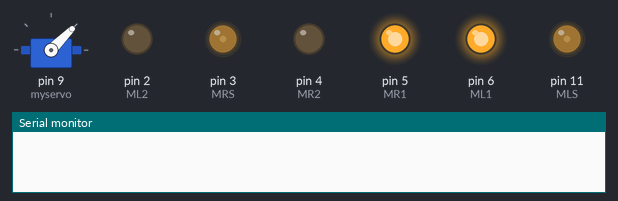
Recording of a sketch running on a simulated Arduino Uno, built with avr-gcc and run on an emulated ATmega328P. Shown: servo, output pins drawn as LEDs (lit = HIGH), the last lines printed to the serial monitor.

Above: at 0.05 s.
At 3.0 s:
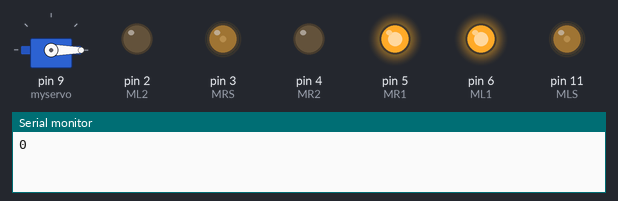
At 6.0 s:
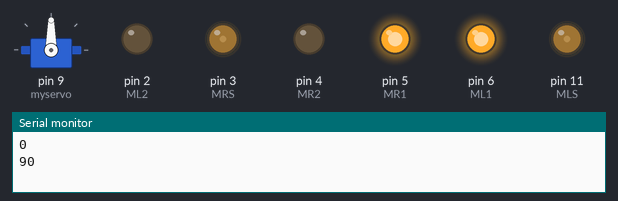
Timing chart, 0 to 6.9 s (numbered marks = the images above):
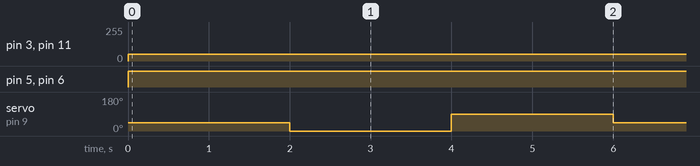

The sketch:

motor_test.ino
```cpp
//macros
/*# define M A2 //midsensor
# define L A3 //left sensor
# define R A1 //right sensor
# define LL A4 //extreme left sensor
# define RR A0 // extreme right sensor
# define ER 5 //echo right ultrason
# define EF 3 //echo front ultrason
# define TR 4  //trigger right ultrason
# define TF 2  //trigger front ultrason
# define LED_1 A5
# define LED_2 13
# define LED_3 0*/
#include <Servo.h>
#define MR1 5 //right motor forward
#define MR2 4  //right motor backward
#define MRS 3  //right motor speed
#define ML1 6 //left motor forward
#define ML2 2 //left motor backward
#define MLS 11 //left motor speed
Servo myservo;
int a=0;
int i=0;
// variables
unsigned long currentTime;
unsigned long previousTime;
void setup()
{ Serial.begin(9600);
  myservo.attach(9);
  myservo.write(45);
  pinMode (MR1 ,OUTPUT);
  pinMode (MR2 ,OUTPUT);
  pinMode (MRS,OUTPUT);
  pinMode (ML1 ,OUTPUT);
  pinMode (ML2,OUTPUT);
  pinMode (MLS,OUTPUT);
    /*pinMode (M ,INPUT);
  pinMode (L,INPUT);
  pinMode (R,INPUT);
  pinMode (LL,INPUT);
  pinMode (RR,INPUT);
  pinMode (ER,INPUT);
  pinMode (EF,INPUT);
  pinMode (TR,OUTPUT);
  pinMode (TF,OUTPUT);
  pinMode (LED_1,OUTPUT);
  pinMode (LED_2,OUTPUT);
  pinMode (LED_3,OUTPUT);*/

}
//fuctions
void rotate_motor_backward(int pin1,int pin2,int pin_PWM,int U)
{
  digitalWrite(pin1,LOW);
  digitalWrite(pin2,HIGH);
  analogWrite(pin_PWM,255*0.01*U);//pourcentage
}
void rotate_motor_forward(int pin1,int pin2,int pin_PWM,int U)
{
  digitalWrite(pin1,HIGH);
  digitalWrite(pin2,LOW);
  analogWrite(pin_PWM,255*0.01*U);//pourcentage
}
void loop()
{
  /*currentTime = millis();
  if (currentTime - previousTime >= 5)
  {
    previousTime = currentTime;
  }*/

  //rotate_motor_forward(MR1,MR2,MRS,30);
  rotate_motor_forward(MR1,MR2,MRS,20);
  rotate_motor_forward(ML1,ML2,MLS,20);
 myservo.write(45);
 delay(2000);
myservo.write(0);
Serial.println("0");
 delay(2000);
 myservo.write(90);
 Serial.println("90");
 delay(2000);
  /*
  while (a<1){
  myservo.write(90);
  rotate_motor_forward(MR1,MR2,MRS,50);
  rotate_motor_forward(ML1,ML2,MLS,50);
  delay(2000);
  a++;}
  a=0;
  while (a<1)
  { myservo.write(0);
  rotate_motor_forward(MR1,MR2,MRS,50);
  rotate_motor_forward(ML1,ML2,MLS,50);
  delay(2000);
  a++;}*/
}
```

Measured:
- by itself, pin 3 (MRS), pin 11 (MLS): 0/255 → 51/255 at 0.00 s
- by itself, pin 5 (MR1), pin 6 (ML1): LOW → HIGH at 0.00 s
- by itself, servo on pin 9 (myservo): repeats every 6.0 s: 90° 2.0 s, 45° 2.0 s, 0° 2.0 s
